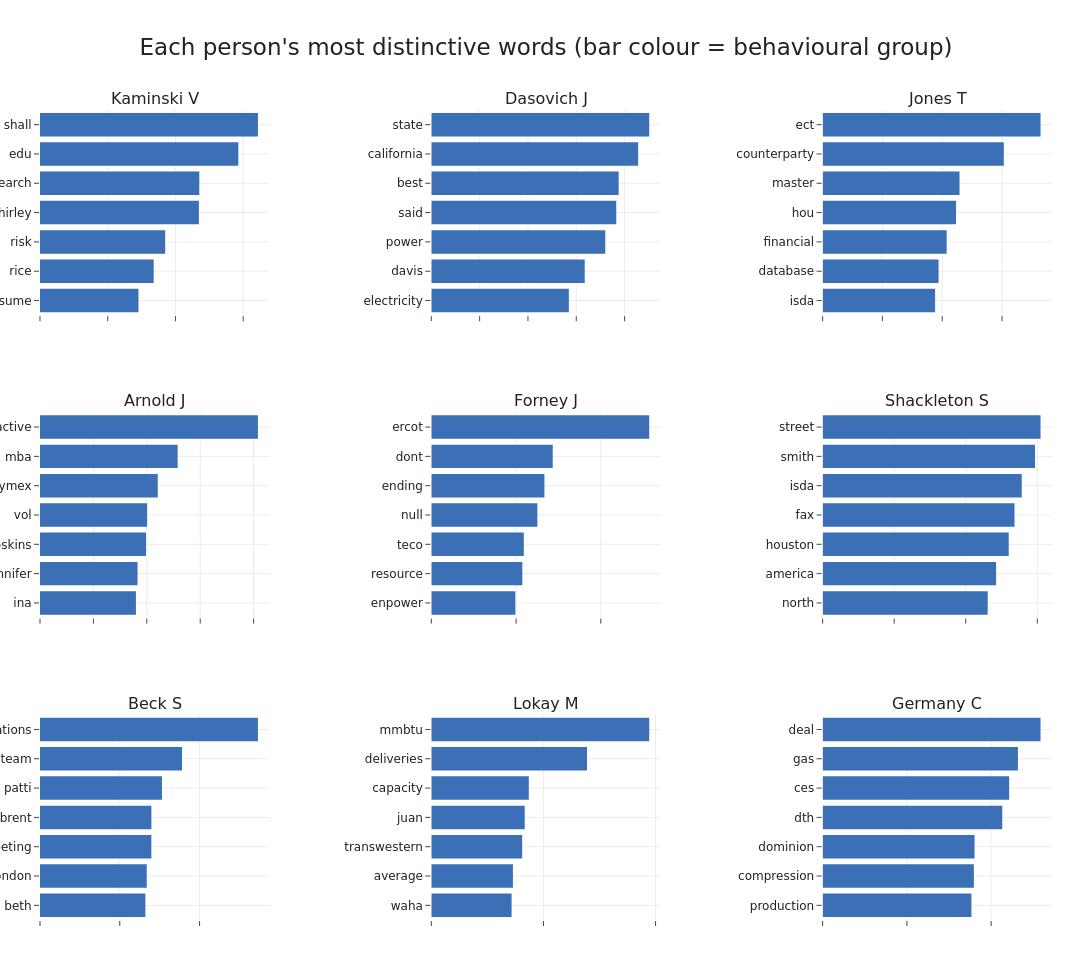

Source (notebook cell):
### Markdown cell above
## The individual fingerprints, word by word

Finally, the differences between individuals made concrete. For a set of
well-known people we take the words most over-represented in their own mail
against everyone else's - a weighted log-odds with a shrinkage prior so rare
words do not dominate - and drop each person's own name so the chart shows topic,
not signature. Every person resolves into a recognisable beat: Kaminski into
research and risk, Dasovich into California and electricity, Tana Jones into ISDA
masters and counterparties, John Arnold into NYMEX and volatility, Forney into
ERCOT and the real-time desk, Lokay into pipeline capacity and the Waha hub.
These narrow, stable vocabularies are exactly what made the individuals
identifiable two plots ago, and what a behavioural group label - built from reach
and broadcast, not subject matter - does not line up with.

### Code cell
cv = CountVectorizer(max_features=4000, stop_words="english", min_df=8,
                     token_pattern=r"[a-z][a-z]{2,}")
pdocs = (authored[(authored["body_chars"] > 0) & (~authored["body_is_boilerplate"])
         & (~authored["body_empty_after_clean"]) & authored["sender_person"].isin(keep)]
         .groupby("sender_person")["body"].apply(lambda s: " ".join(s.astype(str))))
Cc = cv.fit_transform(pdocs.values)
vv = np.array(cv.get_feature_names_out())
tot = np.asarray(Cc.sum(0)).ravel(); Ntot = tot.sum(); A0 = 2000.0; aw = A0 * tot / Ntot
pidx = {p: i for i, p in enumerate(pdocs.index)}
NAMES = {r.owner: ({t for t in str(r.first_name).lower().split()}
                   | {t for t in str(r.last_name).lower().split()})
         for r in roles.itertuples()}

def distinct_words(p, k=7):
    yi = np.asarray(Cc[pidx[p]].todense()).ravel(); ni = yi.sum()
    yr = tot - yi; nr = Ntot - ni
    d = (np.log((yi + aw) / (ni + A0 - yi - aw)) - np.log((yr + aw) / (nr + A0 - yr - aw)))
    z = d / np.sqrt(1 / (yi + aw) + 1 / (yr + aw))
    own = set(disp(p).lower().split()) | {p.split("-")[0]} | NAMES.get(p, set())
    return [(vv[j], float(z[j])) for j in z.argsort()[::-1] if vv[j] not in own][:k][::-1]

PEOPLE = [p for p in ["kaminski-v", "dasovich-j", "jones-t", "arnold-j", "forney-j",
          "shackleton-s", "beck-s", "lokay-m", "germany-c"] if p in pidx]
ncol = 3; nrow = math.ceil(len(PEOPLE) / ncol)
fig = make_subplots(rows=nrow, cols=ncol, horizontal_spacing=0.16, vertical_spacing=0.12,
    subplot_titles=[disp(p) for p in PEOPLE])
for i, p in enumerate(PEOPLE):
    r, c = i // ncol + 1, i % ncol + 1
    ws = distinct_words(p, 7)
    fig.add_trace(go.Bar(y=[w for w, _ in ws], x=[zz for _, zz in ws], orientation="h",
        marker_color=CMAP[cl_name[p]], showlegend=False), row=r, col=c)
    fig.update_xaxes(showticklabels=False, row=r, col=c)
    fig.update_yaxes(tickfont=dict(size=12), row=r, col=c)
fig.update_layout(title="Each person's most distinctive words (bar colour = behavioural group)")
save_fig(fig, "w6_4_distinctive_words.png", w=1240, h=320 * nrow,
         margin=dict(l=40, r=40, t=110, b=40))

### Figure 1 — Plotly figure (JSON) as saved in the notebook; plotly's stock layout.template omitted (floating-point values rounded to 4 significant figures)
{"data": [{"marker": {"color": "#3b6fb6"}, "orientation": "h", "showlegend": false, "type": "bar", "x": [29.08, 33.58, 36.97, 46.91, 47.04, 58.57, 64.35], "xaxis": "x", "y": ["resume", "rice", "risk", "shirley", "research", "edu", "shall"], "yaxis": "y"}, {"marker": {"color": "#3b6fb6"}, "orientation": "h", "showlegend": false, "type": "bar", "x": [56.93, 63.5, 72.0, 76.55, 77.54, 85.6, 90.19], "xaxis": "x2", "y": ["electricity", "davis", "power", "said", "best", "california", "state"], "yaxis": "y2"}, {"marker": {"color": "#3b6fb6"}, "orientation": "h", "showlegend": false, "type": "bar", "x": [37.63, 38.79, 41.5, 44.63, 45.79, 60.6, 72.89], "xaxis": "x3", "y": ["isda", "database", "financial", "hou", "master", "counterparty", "ect"], "yaxis": "y3"}, {"marker": {"color": "#3b6fb6"}, "orientation": "h", "showlegend": false, "type": "bar", "x": [17.96, 18.27, 19.85, 20.06, 22.05, 25.77, 40.8], "xaxis": "x4", "y": ["ina", "jennifer", "hoskins", "vol", "nymex", "mba", "active"], "yaxis": "y4"}, {"marker": {"color": "#3b6fb6"}, "orientation": "h", "showlegend": false, "type": "bar", "x": [19.83, 21.48, 21.82, 25.03, 26.69, 28.65, 51.42], "xaxis": "x5", "y": ["enpower", "resource", "teco", "null", "ending", "dont", "ercot"], "yaxis": "y5"}, {"marker": {"color": "#3b6fb6"}, "orientation": "h", "showlegend": false, "type": "bar", "x": [46.13, 48.47, 52.0, 53.62, 55.63, 59.35, 60.89], "xaxis": "x6", "y": ["north", "america", "houston", "fax", "isda", "smith", "street"], "yaxis": "y6"}, {"marker": {"color": "#3b6fb6"}, "orientation": "h", "showlegend": false, "type": "bar", "x": [26.41, 26.76, 27.91, 27.92, 30.56, 35.61, 54.62], "xaxis": "x7", "y": ["beth", "london", "meeting", "brent", "patti", "team", "operations"], "yaxis": "y7"}, {"marker": {"color": "#3b6fb6"}, "orientation": "h", "showlegend": false, "type": "bar", "x": [35.79, 36.4, 40.52, 41.65, 43.47, 69.43, 97.17], "xaxis": "x8", "y": ["waha", "average", "transwestern", "juan", "capacity", "deliveries", "mmbtu"], "yaxis": "y8"}, {"marker": {"color": "#3b6fb6"}, "orientation": "h", "showlegend": false, "type": "bar", "x": [35.32, 35.9, 36.06, 42.64, 44.28, 46.36, 51.72], "xaxis": "x9", "y": ["production", "compression", "dominion", "dth", "ces", "gas", "deal"], "yaxis": "y9"}], "layout": {"annotations": [{"font": {"size": 16}, "showarrow": false, "text": "Kaminski V", "x": 0.1133, "xanchor": "center", "xref": "paper", "y": 1.0, "yanchor": "bottom", "yref": "paper"}, {"font": {"size": 16}, "showarrow": false, "text": "Dasovich J", "x": 0.5, "xanchor": "center", "xref": "paper", "y": 1.0, "yanchor": "bottom", "yref": "paper"}, {"font": {"size": 16}, "showarrow": false, "text": "Jones T", "x": 0.8867, "xanchor": "center", "xref": "paper", "y": 1.0, "yanchor": "bottom", "yref": "paper"}, {"font": {"size": 16}, "showarrow": false, "text": "Arnold J", "x": 0.1133, "xanchor": "center", "xref": "paper", "y": 0.6267, "yanchor": "bottom", "yref": "paper"}, {"font": {"size": 16}, "showarrow": false, "text": "Forney J", "x": 0.5, "xanchor": "center", "xref": "paper", "y": 0.6267, "yanchor": "bottom", "yref": "paper"}, {"font": {"size": 16}, "showarrow": false, "text": "Shackleton S", "x": 0.8867, "xanchor": "center", "xref": "paper", "y": 0.6267, "yanchor": "bottom", "yref": "paper"}, {"font": {"size": 16}, "showarrow": false, "text": "Beck S", "x": 0.1133, "xanchor": "center", "xref": "paper", "y": 0.2533, "yanchor": "bottom", "yref": "paper"}, {"font": {"size": 16}, "showarrow": false, "text": "Lokay M", "x": 0.5, "xanchor": "center", "xref": "paper", "y": 0.2533, "yanchor": "bottom", "yref": "paper"}, {"font": {"size": 16}, "showarrow": false, "text": "Germany C", "x": 0.8867, "xanchor": "center", "xref": "paper", "y": 0.2533, "yanchor": "bottom", "yref": "paper"}], "height": 960, "margin": {"b": 40, "l": 40, "r": 40, "t": 110}, "title": {"text": "Each person's most distinctive words (bar colour = behavioural group)"}, "width": 1240, "xaxis": {"anchor": "y", "domain": [0.0, 0.2267], "showticklabels": false}, "xaxis2": {"anchor": "y2", "domain": [0.3867, 0.6133], "showticklabels": false}, "xaxis3": {"anchor": "y3", "domain": [0.7733, 1.0], "showticklabels": false}, "xaxis4": {"anchor": "y4", "domain": [0.0, 0.2267], "showticklabels": false}, "xaxis5": {"anchor": "y5", "domain": [0.3867, 0.6133], "showticklabels": false}, "xaxis6": {"anchor": "y6", "domain": [0.7733, 1.0], "showticklabels": false}, "xaxis7": {"anchor": "y7", "domain": [0.0, 0.2267], "showticklabels": false}, "xaxis8": {"anchor": "y8", "domain": [0.3867, 0.6133], "showticklabels": false}, "xaxis9": {"anchor": "y9", "domain": [0.7733, 1.0], "showticklabels": false}, "yaxis": {"anchor": "x", "domain": [0.7467, 1.0], "tickfont": {"size": 12}}, "yaxis2": {"anchor": "x2", "domain": [0.7467, 1.0], "tickfont": {"size": 12}}, "yaxis3": {"anchor": "x3", "domain": [0.7467, 1.0], "tickfont": {"size": 12}}, "yaxis4": {"anchor": "x4", "domain": [0.3733, 0.6267], "tickfont": {"size": 12}}, "yaxis5": {"anchor": "x5", "domain": [0.3733, 0.6267], "tickfont": {"size": 12}}, "yaxis6": {"anchor": "x6", "domain": [0.3733, 0.6267], "tickfont": {"size": 12}}, "yaxis7": {"anchor": "x7", "domain": [0.0, 0.2533], "tickfont": {"size": 12}}, "yaxis8": {"anchor": "x8", "domain": [0.0, 0.2533], "tickfont": {"size": 12}}, "yaxis9": {"anchor": "x9", "domain": [0.0, 0.2533], "tickfont": {"size": 12}}}}
